Frame 1 (no input): blank canvas, image omitted
Frame 60 (the mouse pressed at the canvas centre just before this capture): blank canvas, image omitted
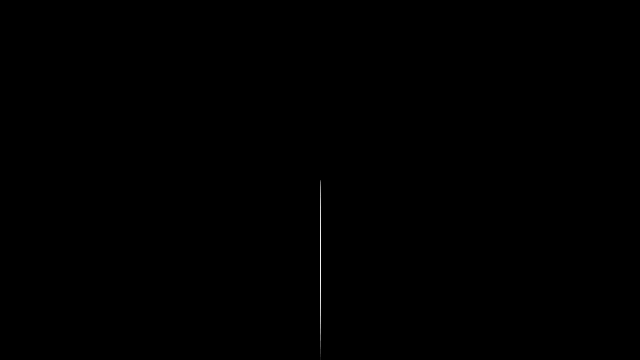
Frame 120 (the mouse held since frame 60 and released just before this capture)

The Processing sketch whose frames 1 and 60 were blank and that drew this single picture after the mouse press (run headless with seeded random() and noise(); from frame 60 on, the mouse is pressed at the canvas centre):

// Processing sketch: ejemplo_object_2
// ── ejemplo_object_2.pde
/**
 * ArrayList of objects
 * by Daniel Shiffman.  
 * 
 * This example demonstrates how to use a Java ArrayList to store 
 * a variable number of objects.  Items can be added and removed
 * from the ArrayList.
 *
 * Click the mouse to add bouncing balls.
 */

ArrayList<Ball> balls;
int ballWidth = 48;

void setup() {
  size(640, 360);
  noStroke();
  background(0);

  // Create an empty ArrayList (will store Ball objects)
  balls = new ArrayList<Ball>();
  
  // Start by adding one element
  balls.add(new Ball(width/2, 0, ballWidth));
}

void draw() {
  //background(255);

  // With an array, we say balls.length, with an ArrayList, we say balls.size()
  // The length of an ArrayList is dynamic
  // Notice how we are looping through the ArrayList backwards
  // This is because we are deleting elements from the list  
  
  network();
  for (int i = balls.size()-1; i >= 0; i--) { 
    // An ArrayList doesn't know what it is storing so we have to cast the object coming out
    Ball ball = balls.get(i);
    ball.move();
    //ball.display();
    if (ball.finished()) {
      // Items can be deleted with remove()
      balls.remove(i);
    }
    
  }  
  
}

void network() {
  for (Ball b1 : balls) {
    for (Ball b2 : balls) {
      if (b1 != b2) {
        if (dist(b1.x, b1.y, b2.x, b2.y) < 150) {
          stroke(255,10);
          line(b1.x, b1.y, b2.x, b2.y);
        }
      }
    }
  }
}

void mousePressed() {
  // A new ball object is added to the ArrayList (by default to the end)
  balls.add(new Ball(mouseX, mouseY, ballWidth));
}

// ── Ball.pde
// Simple bouncing ball class

class Ball {
  
  float x;
  float y;
  float speed;
  float gravity;
  float w;
  float life = 255;
  
  Ball(float tempX, float tempY, float tempW) {
    x = tempX;
    y = tempY;
    w = tempW;
    speed = 0;
    gravity = 0.1;
  }
  
    void move() {
    // Add gravity to speed
    speed = speed + gravity;
    // Add speed to y location
    y = y + speed;
    // If square reaches the bottom
    // Reverse speed
    if (y > height) {
      // Dampening
      speed = speed * -0.8;
      y = height;
    }
  }
  
  boolean finished() {
    // Balls fade out
    life-=0.1;
    if (life < 0) {
      return true;
    } else {
      return false;
    }
  }
  
  void display() {
    // Display the circle
    fill(0,life);
    //stroke(0,life);
    ellipse(x,y,w,w);
  }
}  
